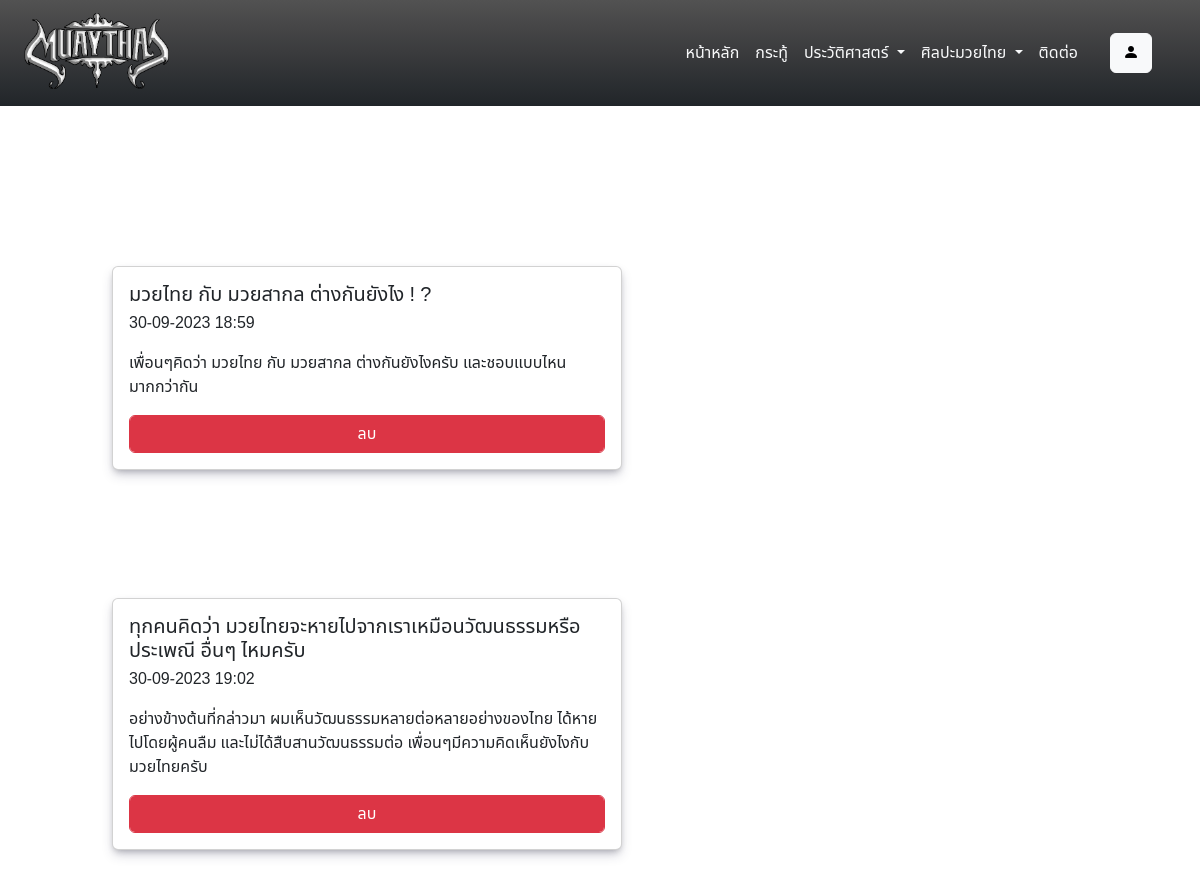
Page /dbproject/mytopic.php (signed in) on the committed database.
### tables this page shows
CREATE TABLE `topics` (
  `topicID` int(11) NOT NULL,
  `topicName` varchar(255) NOT NULL,
  `customerID` int(11) DEFAULT NULL,
  `topicDetail` longtext DEFAULT NULL,
  `topicdatetime` varchar(255) DEFAULT NULL
);

### dbproject/mytopic.php (the view, shortened to what this page needs)
<?php
require('server.php');
$id = $_SESSION['customerID'];
$sql = "SELECT * FROM topics WHERE customerID = $id";
$resalt = mysqli_query($conn,$sql);
?>
<!DOCTYPE html>
<html lang="en">
<head>
   <link rel="stylesheet" href="https://cdn.jsdelivr.net/npm/bootstrap-icons@1.10.5/font/bootstrap-icons.css">
   <link href="https://cdn.jsdelivr.net/npm/bootstrap@5.3.1/dist/css/bootstrap.min.css" rel="stylesheet">
   <link rel="stylesheet" href="index.css">
</head>
<body >
<?php require('headerpage.php') ?>
<div class="container m-5 p-5 vh-100">
   <?php while($row=mysqli_fetch_assoc($resalt)) { ?>
      <div class="row">
         <div class="col-6 m-3">
         <div class="card my-5 " style="width: auto;box-shadow: rgba(50, 50, 93, 0.25) 0px 6px 12px -2px, rgba(0, 0, 0, 0.3) 0px 3px 7px -3px;">
         <div class="card-body">
            <form action="topic_delete.php" method="post" >
               <h5 class="card-title"><?php echo $row['topicName'] ?></h5>
               <h6 class="card-subtitle mb-2 text-body-secondary" name="datetime"></h6><?php echo $row['topicdatetime'] ?></h6>
               <p class="card-text" name="detail"></p><?php echo $row['topicDetail'] ?></p>
               <button class="btn btn-danger form-control" type="submit" >ลบ</button>
            </form>
         </div>
         </div>
         </div>
      </div>
   <?php } ?>
</div>
</body>
</html>

### dbproject/index.css (style rules this page uses)
html { scroll-behavior: smooth; height: 100%; }
* { font-family: 'Noto Sans Thai', sans-serif; margin: 0; padding: 0; }
body { display: flex; flex-direction: column; height: 100%; }

### rows in the picture
topics: topicName "มวยไทย กับ มวยสากล ต่างกันยังไง ! ?", topicdatetime "30-09-2023 18:59", topicDetail "เพื่อนๆคิดว่า มวยไทย กับ มวยสากล ต่างกันยังไงครับ และชอบแบบไหนมากกว่ากัน"
topics: topicName "ทุกคนคิดว่า มวยไทยจะหายไปจากเราเหมือนวัฒนธรรมหรือประเพณี อื่นๆ ไหมครับ", topicdatetime "30-09-2023 19:02", topicDetail "อย่างข้างต้นที่กล่าวมา ผมเห็นวัฒนธรรมหลายต่อหลายอย่างของไทย ได้หายไปโดยผู้คนลืม และไม่ได้สืบสานวัฒนธรรมต่อ เพื่อนๆมีความคิดเห็นยังไงกับ มวยไทยครับ"
